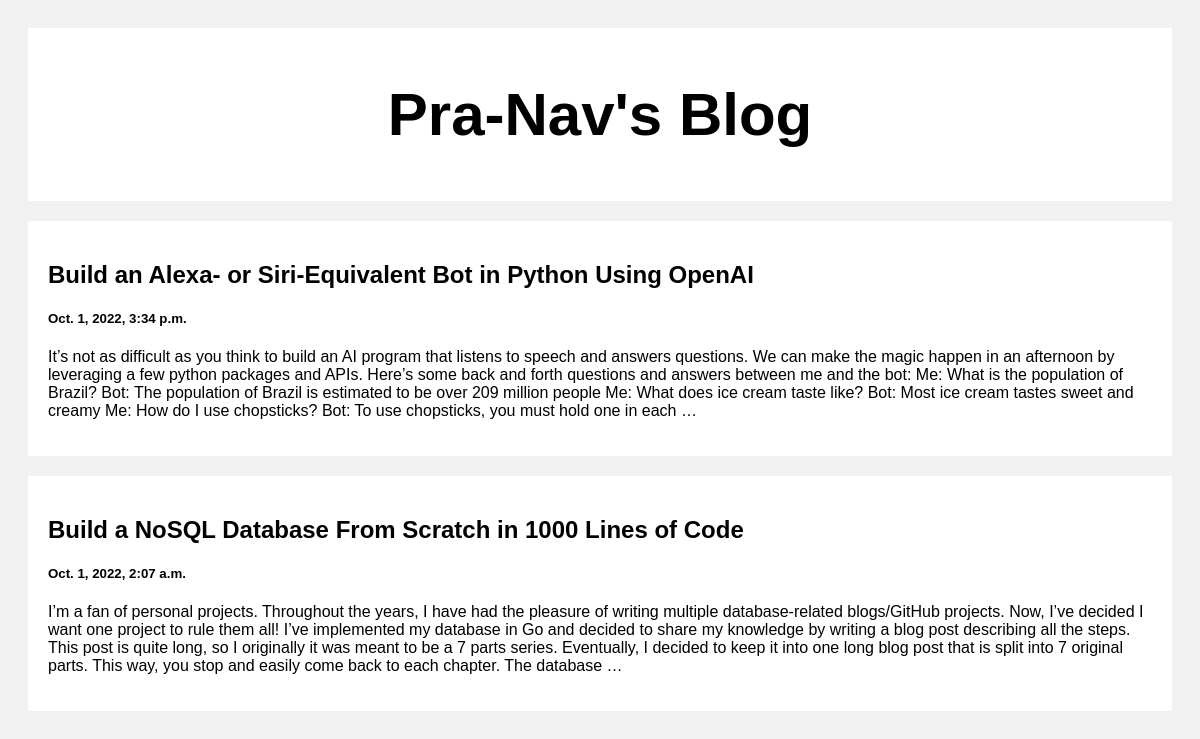
The page / on the database its author committed.
### posts/models.py (models this page shows)
class Post(models.Model):
    title = models.CharField(max_length = 100)
    body = models.CharField(max_length = 100000)
    created_at = models.DateTimeField(default = datetime.now, blank=True)

### posts/views.py (the view)
# urls.py: path('', views.index, name = 'index'),
def index(request):
    posts = Post.objects.all()
    return render(request, 'index.html', {'posts':posts})

### templates/index.html (shortened to what this page needs)
<!DOCTYPE html>
<html>
<head>
</head>
<body>
<div class="header">
  <h2>Pra-Nav's Blog</h2>
</div>
<div class="row">
  <div class="leftcolumn">
    {% for post in posts reversed %}
    <div class="card">
      <a style="text-decoration: none; color: black;" href="/post/{{post.id}}">
        <h2>{{post.title}}</h2>
        <h5>{{post.created_at}}</h5>
        <p>{{post.body|truncatewords:100}}</p>
      </a>
    </div>
    {% endfor %}
  </div>
</div>
</body>
</html>

### templates/index.html (style rules this page uses)
* { box-sizing: border-box; }
body { font-family: Arial; padding: 20px; background: #f1f1f1; }
.header { padding: 2px; font-size: 40px; text-align: center; background: white; }
.leftcolumn { float: left; width: 100%; }
.card { background-color: white; padding: 20px; margin-top: 20px; }
.row:after { content: ""; display: table; clear: both; }

### rows shown on the page
Post: title "Build an Alexa- or Siri-Equivalent Bot in Python Using OpenAI", created_at "Oct. 1, 2022, 3:34 p.m.", body "It’s not as difficult as you think to build an AI program that listens to speech and answers questions. We can make the magic happen in an afternoon by leveraging a few python packages and APIs. Here’s some back and forth questions and answers between me and the bot: Me: What is the population of Brazil? Bot: The population of Brazil is estimated to be over 209 million people Me: What does ice cream taste like? Bot: Most ice cream tastes sweet and creamy Me: How do I use chopsticks? Bot: To use chopsticks, you must hold one in each …"
Post: title "Build a NoSQL Database From Scratch in 1000 Lines of Code", created_at "Oct. 1, 2022, 2:07 a.m.", body "I’m a fan of personal projects. Throughout the years, I have had the pleasure of writing multiple database-related blogs/GitHub projects. Now, I’ve decided I want one project to rule them all! I’ve implemented my database in Go and decided to share my knowledge by writing a blog post describing all the steps. This post is quite long, so I originally it was meant to be a 7 parts series. Eventually, I decided to keep it into one long blog post that is split into 7 original parts. This way, you stop and easily come back to each chapter. The database …"
